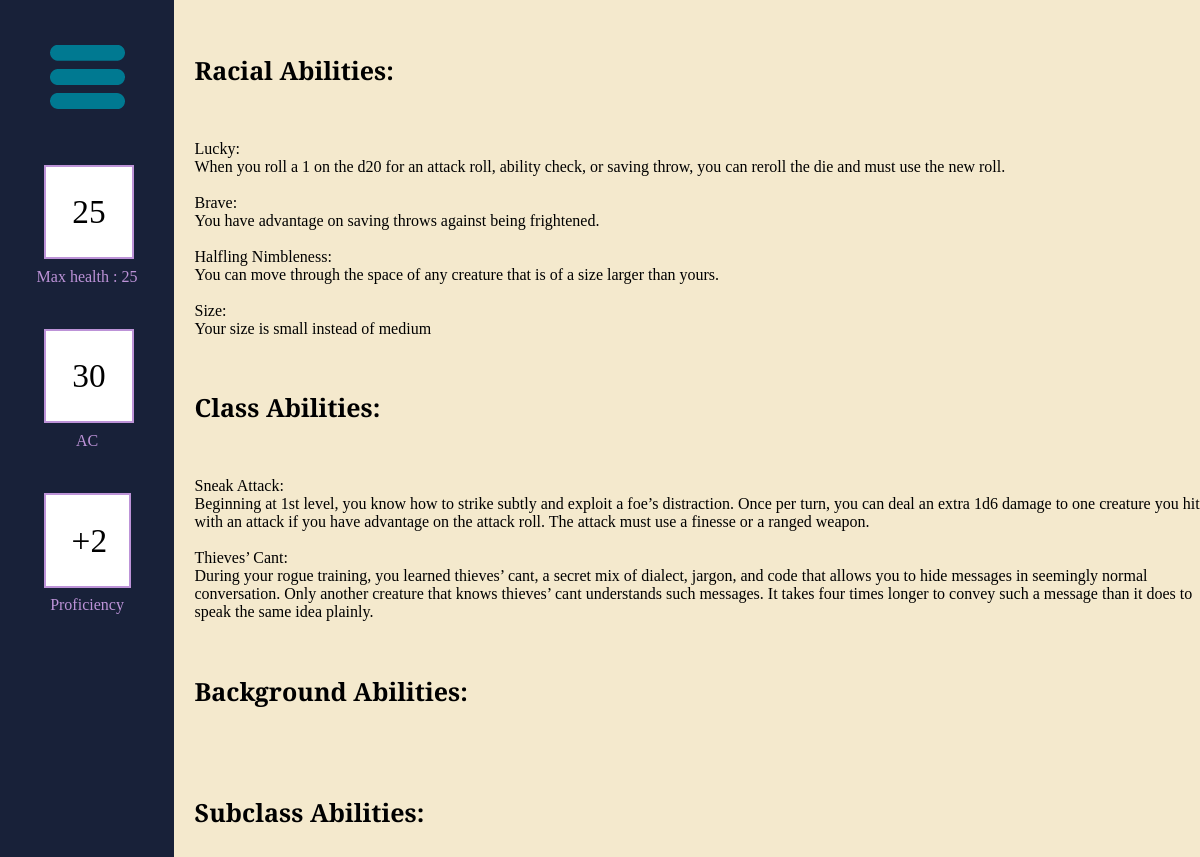
/character_abilities/2, run on the app's committed database.
### tables this page shows
CREATE TABLE Ability (Ability_Id INTEGER PRIMARY KEY AUTOINCREMENT, Name Text, Description Text);

### routes.py (the view, shortened to what this page needs)
@app.route('/character_abilities/<id>')
def character_abilities(id):
    conn = sqlite3.connect(db)
    cur = conn.cursor()
    cur.execute('SELECT * FROM Character WHERE Character_Id = ?', (id,))
    character_data = cur.fetchone()
    if character_data is None:
        return redirect("/")
    session.clear()
    feat_names = []
    feat_descriptions = []
    feat_types = ["Race","Class","Background","Subclass"]
    feat_types_parameters = [character_data[2],character_data[3],character_data[5],character_data[13]]
    for i in range(4):
        added=""
        if i==1 or i==3:
            added = f" AND Level <= {character_data[4]}"
        cur.execute(f'SELECT Name,Description FROM Ability WHERE Ability_Id IN (SELECT Ability_Id FROM Ability{feat_types[i]} WHERE {feat_types[i]}_Id = {feat_types_parameters[i]}{added})')
        data = cur.fetchall()
        feat_names.append([i[0] for i in data])
        feat_descriptions.append([i[1] for i in data])
    cur.execute(f'SELECT Ability_Id,Type FROM AbilityCharacter WHERE Character_Id = ?', (id,))
    data = cur.fetchall()
    other_values = [id,character_data[6],character_data[12],character_data[7],((character_data[4]-1)//4)+2]
    return render_template('CharacterAbility.html',other_values=other_values,names=feat_names,descs=feat_descriptions)

### templates/CharacterAbility.html
{% extends 'sheetLayout.html' %}
{% set ability_types = ['Racial','Class','Background','Subclass'] %}
{% block content %}
<div class = "ability_sheet">
    {% for i in range(ability_types|length) %}
        <h1 class = "ability_header">{{ability_types[i]}} Abilities:</h1>
        {% for j in range(names[i]|length) %}
            {{names[i][j]}}:
            {{descs[i][j]}}
        {% endfor %}
    {% endfor %}
</div>
{% endblock %}

### templates/sheetLayout.html (shortened to what this page needs)
<!DOCTYPE html>
<html>
    <head>
        <link rel = 'stylesheet', href = '../static/styles.css'>
    </head>
    <body>
        <div class = 'sheet_container' id="sheet" data-id="{{ other_values[0] }}">
            <div class = 'side_bar'>
                <div>
                    <button class = "dropdown-menu" id="dropdown_button" onclick="toggleDropDown()">
                        <img src = "../static/Menu.png" class = "menu_button">
                    </button>
                </div>
                <div>
                    <input type="number" id="HP" value='{{other_values[2]}}' class="side_input">
                </div>
                Max health : {{other_values[1]}}
                <div>
                    <input type="number" id="AC" value='{{other_values[3]}}' class="side_input">
                </div>
                AC
                <div class = 'side_info'>
                    +{{other_values[4]}}
                </div>
                Proficiency
            </div>
            <div class = 'sheet' data-joe = "Joe">
                {% block content %}{% endblock %}
            </div>
        </div>
    </body>
</html>

### static/styles.css (style rules this page uses)
.side_bar { background-color:#182139; height: 100%; min-width: 100%; overflow: hidden; text-align: center; color: #bd93d8; }
.side_info,.side_input { text-align: center; border: 2px solid #bd93d8; background-color: white; margin:25%; margin-bottom:5%; padding: 15%; font-size: 25pt; color: black; }
.side_input { width: 20%; font-family: "Bree Serif", serif; font-weight: 400; }
.menu_button { width: 100%; }
.dropdown-menu { border: none; cursor: pointer; appearance: none; background-color: inherit; margin:25%; margin-bottom:5%; text-align: center; }
.sheet_container { display: grid; grid-template-columns:14.5% 85.5%; grid-template-rows: 100%; min-height: 100%; font-family: "Bree Serif", serif; font-weight: 400; font-style: normal; }
.sheet { background-color: #f4e9cd; }
body { margin: 0px; height: 70vw; }
.ability_sheet { margin-left: 2%; white-space: pre-line; }
.ability_header { font-size: 25px; }

### data on the page
Ability: Name "Lucky", Description "When you roll a 1 on the d20 for an attack roll, ability check, or saving throw, you can reroll the die and must use the new roll."
Ability: Name "Brave", Description "You have advantage on saving throws against being frightened."
Ability: Name "Halfling Nimbleness", Description "You can move through the space of any creature that is of a size larger than yours."
Ability: Name "Size", Description "Your size is small instead of medium"
Ability: Name "Sneak Attack", Description "Beginning at 1st level, you know how to strike subtly and exploit a foe’s distraction. Once per turn, you can deal an extra 1d6 damage to one creature you hit with an attack if you have advantage on the attack roll. The attack must use a finesse or a ranged weapon."
Ability: Name "Thieves’ Cant", Description "During your rogue training, you learned thieves’ cant, a secret mix of dialect, jargon, and code that allows you to hide messages in seemingly normal conversation. Only another creature that knows thieves’ cant understands such messages. It takes four times longer to convey such a message than it does to speak the same idea plainly."

### other printed values
{{ other_values[1] }} "25"
{{ other_values[4] }} "2"
{{ ability_types[i] }} "Racial" "Class" "Background" "Subclass"
